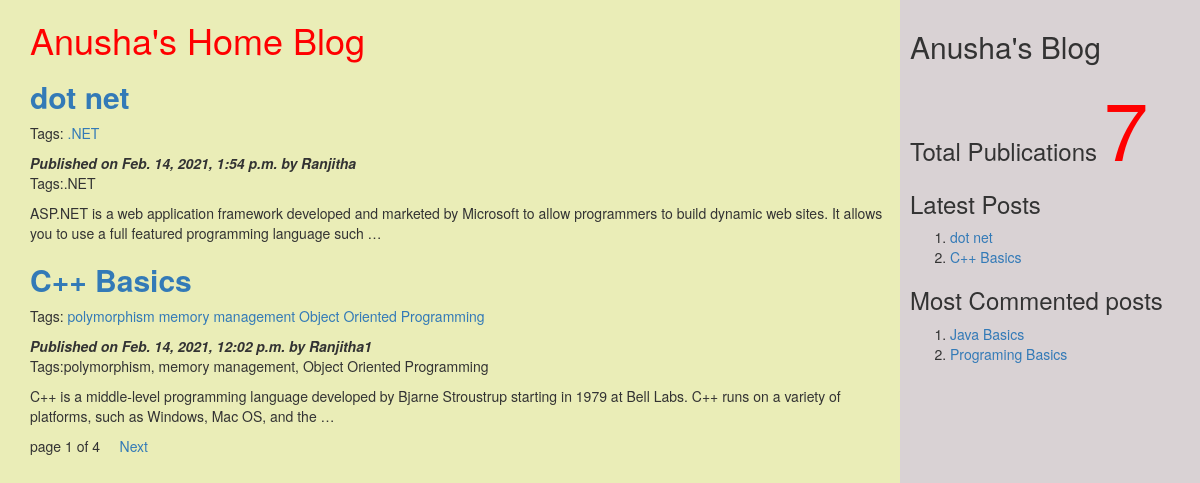
The page / on the database its author committed.
### myApp/models.py (models this page shows, shortened)
class Post(models.Model):
    tags=TaggableManager()
    STATUS_CHOICES=(('draft','Draft'),('published','Published'))
    title=models.CharField(max_length=200)
    slug=models.SlugField(max_length=264,unique_for_date='publish')
    author=models.ForeignKey(User,related_name='blog_posts',on_delete=models.CASCADE)
    body=models.TextField()
    publish=models.DateTimeField(default=timezone.now)
    created=models.DateTimeField(auto_now_add=True)
    updated=models.DateTimeField(auto_now=True)
    status=models.CharField(max_length=20,choices=STATUS_CHOICES,default='draft')
    objects=CustomManager()
    class Meta:
        ordering=('-publish',)
    def get_absolute_url(self):
        return reverse('post_detail',args=[self.publish.year,self.publish.strftime('%m'),self.publish.strftime('%d'),self.slug])

### myApp/views.py (the view)
# urls.py: url(r'^$',views.post_list_view),
def post_list_view(request,tag_slug=None):
    post_list=Post.objects.all()
    tag=None
    if tag_slug:
        tag=get_object_or_404(Tag,slug=tag_slug) #provided slug
        post_list=post_list.filter(tags__in=[tag])
    paginator=Paginator(post_list,2) #step1
    page_number=request.GET.get('page')#step2
    try:
        post_list=paginator.page(page_number)#step2
    except PageNotAnInteger:
        post_list=paginator.page(1)#step3
    except EmptyPage:
        post_list=Paginator.page(paginator.num_pages) #page4
    d={'post_list':post_list,'tag':tag}
    return render(request,'myApp/post_list.html',d)

### myApp/models.py (called while the page is built)
    def get_queryset(self):
        return super().get_queryset().filter(status='published')

### myApp/templatetags/mytags.py (called while the page is built)
@register.simple_tag
def total_posts():
    return Post.objects.count()

@register.inclusion_tag('myApp/latest_post.html')
def show_latest_posts(count=3):
    latest_post=Post.objects.order_by('-publish')[:count]
    return {'latest_posts':latest_post}

@register.simple_tag
def get_most_commented_posts(count=2):
    return Post.objects.annotate(total_comments=Count('comments')).order_by('-total_comments')[:count]

### templates/myApp/post_list.html (shortened to what this page needs)
<!DOCTYPE html>
<html lang="en" dir="ltr">
{%extends 'myApp/parent.html'%}
    {% block content_block%}
    <h1 style="color:red">Anusha's Home Blog</h1>
    {%for post in post_list%}
    <a href="{{post.get_absolute_url}}"><h2><b>{{post.title}}</b></h2></a>
    <p>Tags:
      {%for t in post.tags.all%}
      <a href="{%url 'post_list_by_tag_name' t.slug%}">{{t.name}}</a>
      {%endfor%}</p>
    <i><b>Published on {{post.publish}} by {{post.author|title}}</b></i>
    <p>Tags:{{post.tags.all|join:', '}}</p>
    {{post.body|truncatewords:30|linebreaks}}
    {%endfor%}
    {%include 'myApp/pagination.html' with page=post_list%}
    {%endblock%}

### templates/myApp/parent.html (shortened to what this page needs)
<html>
{% load mytags %}
  <head>
    <link rel="stylesheet" href="https://maxcdn.bootstrapcdn.com/bootstrap/3.3.7/css/bootstrap.min.css">
  </head>
  <body>
    <div class="content" style="width:75%;float:left;background-color:#eaedb7;height:1000px;padding:0 0 0 30px">
              {%block content_block%}
              {%endblock%}
    </div>
    <div class="sidebar" style="width:25%;float:right;background-color:#d9d2d4;height:1000px;padding:10px">
      <h2>Anusha's Blog</h2>
      <h3> Total Publications
        <span style="color:red; font-size:80px">
        {% total_posts %}
        </span>
        <h3>Latest Posts </h3>
        {%show_latest_posts 2%}
        <h3>Most Commented posts</h3>
        {% get_most_commented_posts as m %}
        <ol>
          {% for post in m%}
          <li><a href="{{post.get_absolute_url}}">{{post.title}}</a></li>
          {%endfor%}
        </ol>
  </body>
</html>

### templates/myApp/pagination.html (shortened to what this page needs)
<!DOCTYPE html>
<html lang="en" dir="ltr">
  <body>
    <div class="paginator">
      <span>page {{page.number}} of {{page.paginator.num_pages}}</span> &nbsp &nbsp
      {%if page.has_next%}
      <a href="?page={{page.next_page_number}}">Next</a> &nbsp &nbsp
      {%endif%}
    </div>
  </body>
</html>

### templates/myApp/latest_post.html
<!DOCTYPE html>
  <body>
    <ol>
    {%for post in latest_posts %}
    <li><a href="{{post.get_absolute_url}}">{{post.title}}</a></li>
    {%endfor%}
      </ol>
  </body>
</html>

### rows shown on the page
Post: title "dot net", publish "Feb. 14, 2021, 1:54 p.m.", author "Ranjitha", tags.all ".NET", body "ASP.NET is a web application framework developed and marketed by Microsoft to allow programmers to build dynamic web sites. It allows you to use a full featured programming language such …"
Tag: name ".NET"
Post: title "C++ Basics", publish "Feb. 14, 2021, 12:02 p.m.", author "Ranjitha1", tags.all "polymorphism, memory management, Object Oriented Programming", body "C++ is a middle-level programming language developed by Bjarne Stroustrup starting in 1979 at Bell Labs. C++ runs on a variety of platforms, such as Windows, Mac OS, and the …"
Tag: name "polymorphism"
Tag: name "memory management"
Tag: name "Object Oriented Programming"
Post: title "Java Basics"
Post: title "Programing Basics"

### other values the page prints
{{ page.number }} "1"
{{ page.paginator.num_pages }} "4"
